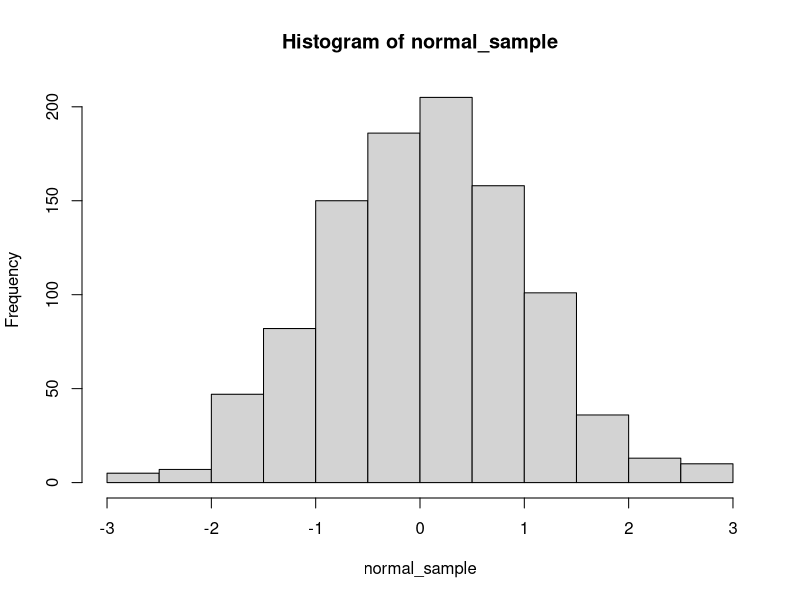
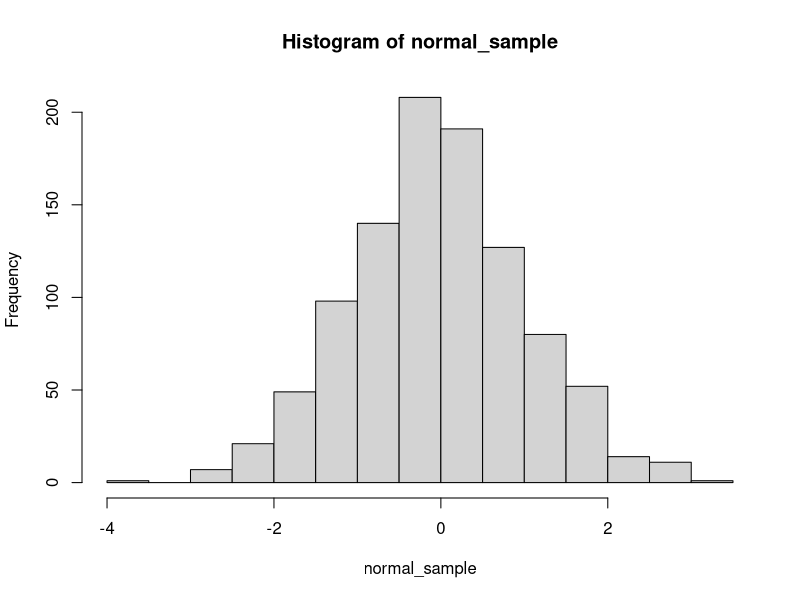

The R script that drew these images, in order: (Note: this script raises an error after producing the figures.)
## ---- chunk 1
knitr::opts_chunk$set(echo = TRUE)
knitr::opts_chunk$set(message = F)
knitr::opts_chunk$set(warning = F)
knitr::opts_chunk$set(error = T)
## ---- chunk 2
x <- seq(from=0, to=1, by=0.1)
cube_root_x <- rep(0, length(x))
for(i in 1:length(x)){
  cube_root_x[i] <- x[i]^(1/3)
}
cube_root_x
## ---- chunk 3
x <- seq(from=0, to=2, by=0.05)
cube_root_x <- rep(0, length(x))
for(i in 1:length(x)){
  cube_root_x[i] <- x[i]^(1/3)
}
cube_root_x
## ---- chunk 4
x <- seq(from=0, to=1, by=0.1)
cube_root_x <- x^(1/3)
cube_root_x
## ---- chunk 5
n <- 1000
normal_sample <- rep(NA, n)
for(i in 1:n){
  normal_sample[i] <- rnorm(n=1, mean=0, sd=1)
}
hist(normal_sample)
## ---- chunk 6
normal_sample <- rnorm(1000)
hist(normal_sample)
## ---- chunk 7
output <- rep(NA, 10)
for(i in 1:5){
  output[i] <- i
}

output[6]
## ---- chunk 8
output <- rep(0, 10)
for(i in 1:10){
  output[i] <- i
}

output[6]
## ---- chunk 9
output <- rep(0, 10)
for(i in 1:10){
  output[i] <- i
}

output[11]
## ---- chunk 10
output <- rep(1, 10)
for(i in 2:10){
  output[i] <- i + output[i-1]
}

output[5]
## ---- chunk 11
output <- rep(1, 10)
for(i in 2:10){
  output[i] <- i + output[i+1]
}

output[5]
## ---- chunk 12
x <- list()
for(i in 1:10){
  x[i] <- i
}
x[2] + 1
## ---- chunk 13
mat <- matrix(0, nrow=5, ncol=3)
for(i in 1:5){
  for(j in 1:3){
    mat <- i + j
  }
}

mat
## ---- chunk 14
mat <- matrix(0, nrow=5, ncol=3)
for(i in 1:5){
  for(j in 1:3){
    mat[j, i] <- i + j
  }
}

mat
## ---- chunk 15
mat <- matrix(1, 3, 3)
for(i in 2:3){
  for(j in 2:3){
    mat[i,j] <- mat[i-1, j-1] + mat[i, j-1]
  }
}

mat
## ---- chunk 16
f1 <- function(n, groups){
  x <- matrix(1, nrow=n, ncol=n)
  unique_groups = unique(groups)
  means <- matrix(nrow = length(unique_groups), ncol = n)
  for(i in 1:length(unique_groups)){
    means[i,] <- colMeans(x[groups == unique_groups[i],])
  }
  
  return(means)
}

f1(5, groups = c(1, 1, 2, 2, 2))
